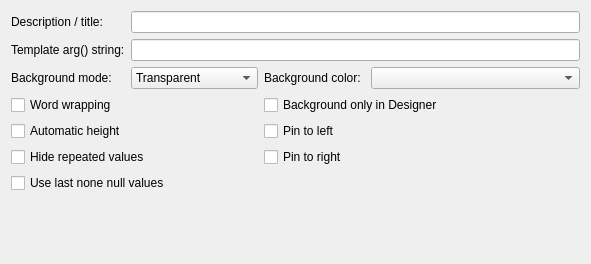
<?xml version="1.0" encoding="UTF-8"?>
<ui version="4.0">
 <class>NCRDLabelOptWidgetUI</class>
 <widget class="QWidget" name="NCRDLabelOptWidgetUI">
  <property name="geometry">
   <rect>
    <x>0</x>
    <y>0</y>
    <width>591</width>
    <height>264</height>
   </rect>
  </property>
  <property name="windowTitle">
   <string>Form</string>
  </property>
  <layout class="QGridLayout" name="gridLayout">
   <item row="0" column="1" colspan="4">
    <widget class="QLineEdit" name="leDescription"/>
   </item>
   <item row="1" column="1" colspan="4">
    <widget class="QLineEdit" name="argText"/>
   </item>
   <item row="1" column="0">
    <widget class="QLabel" name="lblArg">
     <property name="text">
      <string>Template arg() string:</string>
     </property>
    </widget>
   </item>
   <item row="0" column="0">
    <widget class="QLabel" name="lblDescr">
     <property name="text">
      <string>Description / title:</string>
     </property>
    </widget>
   </item>
   <item row="7" column="0" colspan="2">
    <widget class="QCheckBox" name="cbAutoHeight">
     <property name="text">
      <string>Automatic height</string>
     </property>
    </widget>
   </item>
   <item row="15" column="0">
    <spacer name="verticalSpacer">
     <property name="orientation">
      <enum>Qt::Vertical</enum>
     </property>
     <property name="sizeHint" stdset="0">
      <size>
       <width>20</width>
       <height>40</height>
      </size>
     </property>
    </spacer>
   </item>
   <item row="4" column="0">
    <widget class="QLabel" name="label_5">
     <property name="text">
      <string>Background mode:</string>
     </property>
    </widget>
   </item>
   <item row="4" column="1">
    <widget class="QComboBox" name="comboBGMode">
     <item>
      <property name="text">
       <string>Transparent</string>
      </property>
     </item>
     <item>
      <property name="text">
       <string>Filled background</string>
      </property>
     </item>
    </widget>
   </item>
   <item row="10" column="0" colspan="2">
    <widget class="QCheckBox" name="cbHideRepeated">
     <property name="text">
      <string>Hide repeated values</string>
     </property>
    </widget>
   </item>
   <item row="10" column="2">
    <widget class="QCheckBox" name="cbPinRight">
     <property name="text">
      <string>Pin to right</string>
     </property>
    </widget>
   </item>
   <item row="7" column="2">
    <widget class="QCheckBox" name="cbPinLeft">
     <property name="text">
      <string>Pin to left</string>
     </property>
    </widget>
   </item>
   <item row="4" column="2">
    <widget class="QLabel" name="label_3">
     <property name="text">
      <string>Background color:</string>
     </property>
    </widget>
   </item>
   <item row="5" column="2" colspan="3">
    <widget class="QCheckBox" name="cbBGDesign">
     <property name="text">
      <string>Background only in Designer</string>
     </property>
    </widget>
   </item>
   <item row="5" column="0" colspan="2">
    <widget class="QCheckBox" name="cbWordWrap">
     <property name="text">
      <string>Word wrapping</string>
     </property>
    </widget>
   </item>
   <item row="4" column="3" colspan="2">
    <widget class="QtColorComboBox" name="comboBackColor"/>
   </item>
   <item row="11" column="0" colspan="2">
    <widget class="QCheckBox" name="cbUseLastNoneNull">
     <property name="text">
      <string>Use last none null values</string>
     </property>
    </widget>
   </item>
  </layout>
 </widget>
 <customwidgets>
  <customwidget>
   <class>QtColorComboBox</class>
   <extends>QComboBox</extends>
   <header>qtcolorcombobox.h</header>
  </customwidget>
 </customwidgets>
 <tabstops>
  <tabstop>leDescription</tabstop>
  <tabstop>argText</tabstop>
  <tabstop>comboBGMode</tabstop>
  <tabstop>comboBackColor</tabstop>
  <tabstop>cbWordWrap</tabstop>
  <tabstop>cbAutoHeight</tabstop>
  <tabstop>cbHideRepeated</tabstop>
  <tabstop>cbBGDesign</tabstop>
  <tabstop>cbPinLeft</tabstop>
  <tabstop>cbPinRight</tabstop>
 </tabstops>
 <resources/>
 <connections/>
</ui>
